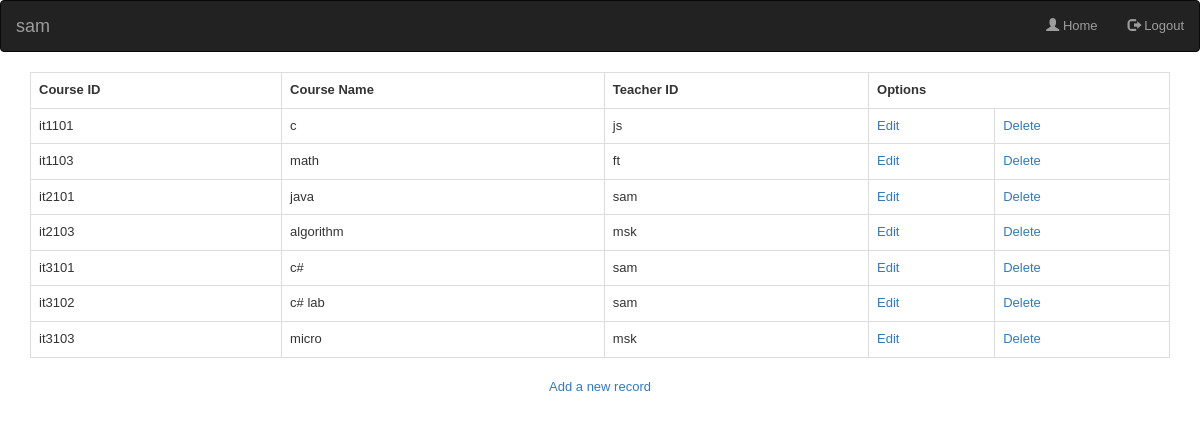
Page /admin/course_section.php (signed in) on the committed database.
### tables this page shows
CREATE TABLE IF NOT EXISTS `course` (
  `course_id` varchar(15) NOT NULL,
  `course_name` varchar(45) NOT NULL,
  `teacher_id` varchar(15) NOT NULL,
  PRIMARY KEY (`course_id`),
  KEY `course_ibfk_1` (`teacher_id`)
);

### admin/function.php (called while the page is built, shortened)
<?php
function pagination($query,$per_page=10,$page=1,$url='?'){
    $page = ($page == 0 ? 1 : $page);
    $pagination = "";
    return $pagination;
}
?>

### admin/course_section.php (the view, shortened to what this page needs)
<!DOCTYPE html>
<html>
<head>
	<link href='../css/fullcalendar.css' rel='stylesheet' />
	<link href='../css/fullcalendar.print.css' rel='stylesheet' media='print' />
	<link rel="stylesheet" type="text/css" href="../css/bootstrap.min.css">
</head>
<body>
 <nav class="navbar navbar-inverse">
  <div class="container-fluid">
    <div class="navbar-header">
      <a class="navbar-brand" href="#"><?php echo $_SESSION['user_id']; ?></a>
    </div>
    <div>
      <ul class="nav navbar-nav navbar-right">
        <li><a href="admin_home.php"><span class="glyphicon glyphicon-user"></span> Home</a></li>
        <li><a href="../logout.php"><span class="glyphicon glyphicon-log-out"></span> Logout</a></li>
      </ul>
    </div>
  </div>
</nav>
<div class="container">
		<table  class="table table-bordered table-hover">
		<tr>
			<th>Course ID</th>
			<th>Course Name</th>
			<th>Teacher ID</th>
			<th colspan="2">Options</th>
		</tr>
		<?php
		include_once('../connection.php');
		include_once('function.php');
		$page = (int)(!isset($_GET["page"]) ? 1 : $_GET["page"]);
$per_page = 15;
$startpoint = ($page * $per_page) - $per_page;
$statement = "`course` ORDER BY `course_id` ASC";
$results = mysqli_query($con,"SELECT * FROM {$statement} LIMIT {$startpoint} , {$per_page}");
if (mysqli_num_rows($results) != 0) {
	while ($row = mysqli_fetch_array($results)) {
		echo "<tr><td>".$row['course_id'] . '</td>';
		echo "<td>".$row['course_name'] . '</td>';
		echo "<td>".$row['teacher_id'] . '</td>';
		echo '<td><a href="course_edit.php?course_id=' . $row['course_id'] . '&page='.$page.'">Edit</a></td>';
		echo '<td><a href="delete.php?id=' . $row['course_id'] . '&page='.$page.'&id_type=course_id">Delete</a></td></tr>';
	}
} else {
	echo "No records are found.";
}
?>
</table>
</div>
<p align="center"><a href="course_new.php?page=<?php echo "$page"; ?>">Add a new record</a></p>
</body>
</html>

### css/fullcalendar.print.css (style rules this page uses)
th, td, hr, thead, tbody, .fc-row { border-color: #ccc !important; background: #fff !important; }

### admin/course_section.php (style rules this page uses)
body { font-family:Arial, Helvetica, sans-serif; font-size:13px; }

### rows in the picture
course: course_id "it1101", course_name "c", teacher "js"
course: course_id "it1103", course_name "math", teacher "ft"
course: course_id "it2101", course_name "java", teacher "sam"
course: course_id "it2103", course_name "algorithm", teacher "msk"
course: course_id "it3101", course_name "c#", teacher "sam"
course: course_id "it3102", course_name "c# lab", teacher "sam"
course: course_id "it3103", course_name "micro", teacher "msk"

### other values in the picture
$_SESSION['user_id'] "sam"
